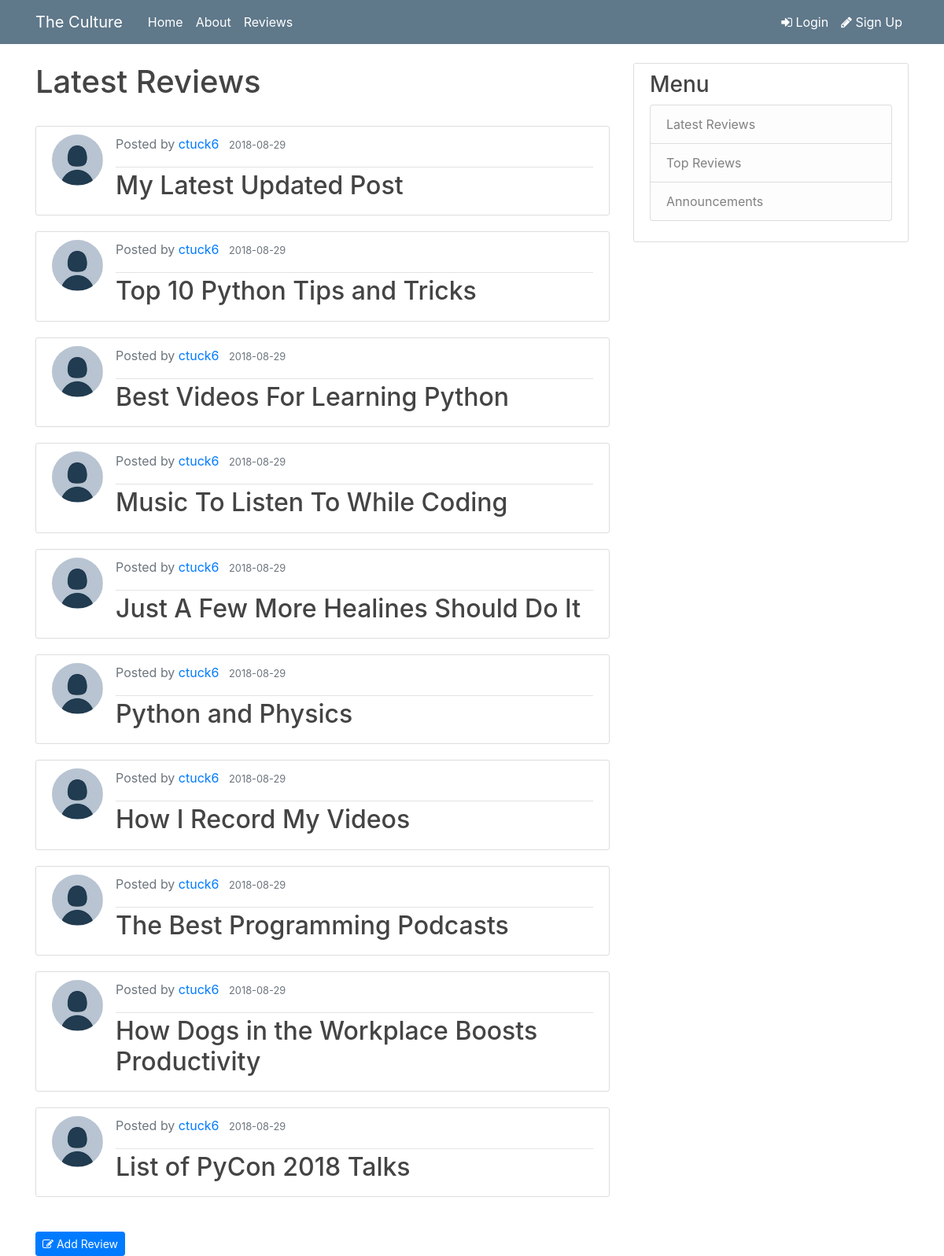
/latest_reviews, run on the app's committed database.
### app/database.py (models this page shows, shortened)
class Review(db.Model):
    id = db.Column(db.Integer, primary_key = True)
    title = db.Column(db.String(100), nullable = False)
    date_posted = db.Column(db.DateTime, nullable = False, default = datetime.utcnow)
    body = db.Column(db.Text, nullable = False)
    userId = db.Column(db.Integer, db.ForeignKey('user.id'), nullable = False)

class User(db.Model, UserMixin):
    id = db.Column(db.Integer, primary_key = True)
    username = db.Column(db.String(20), unique = True, nullable = False)
    email = db.Column(db.String(50), unique = True, nullable = False)
    image_file = db.Column(db.String(20), unique = False, nullable = False, default = "default_" + str(random.randint(1, 5)) + ".jpg")
    password = db.Column(db.String(20), nullable = False)
    reviews = db.relationship("Review", backref = "author", lazy = True)

### app/routes.py (the view)
@app.route("/latest_reviews", methods = ["GET", "POST"])
def latest_reviews():
	reviews = Review.query.order_by(Review.date_posted.desc()).paginate(page = 1, per_page = 10)
	return render_template("latest_reviews.html", reviews = reviews)

### app/templates/latest_reviews.html
{% extends "layout.html" %}
{% block content %}
  <h1>Latest Reviews</h1><br>
	<ul class="list-group">
	  {% for review in reviews.items %}
		<article class="media content-section">
          <img class="rounded-circle article-img" src="{{ url_for('static', filename='profilePics/' + review.author.image_file) }}">
          <div class="media-body">
            <div class="article-metadata">
              <p class="text-muted">Posted by
                <a class="mr-2" href="{{ url_for('user_reviews', username = review.author.username) }}">{{ review.author.username }}</a>
                <small class="text-muted">{{ review.date_posted.strftime('%Y-%m-%d') }}</small>
              </p>
            </div>
            <h2><a class="article-title" href="{{ url_for('review', review_id = review.id) }}">{{ review.title }}</a></h2>
          </div>
        </article>
	  {% endfor %}
	</ul><br>
  <a href="{{ url_for('new_review') }}"><button class="btn btn-primary btn-sm"><span class="fa fa-edit"></span> Add Review</button></a>
{% endblock content %}

### app/templates/layout.html (shortened to what this page needs)
<!DOCTYPE html>
<html>
<head>
	<link rel="stylesheet" href="https://maxcdn.bootstrapcdn.com/bootstrap/4.0.0/css/bootstrap.min.css">
	<link rel="stylesheet" type="text/css" href="{{ url_for('static', filename='main.css') }}">
	<link href="https://maxcdn.bootstrapcdn.com/font-awesome/4.7.0/css/font-awesome.min.css" rel="stylesheet">
</head>
<body>
	<header class="site-header">
	  <nav class="navbar navbar-expand-md navbar-dark bg-steel fixed-top">
	    <div class="container">
	      <a class="navbar-brand mr-4" href="{{ url_for('home') }}">The Culture</a>
	      <div class="collapse navbar-collapse" id="navbarToggle">
	        <div class="navbar-nav mr-auto">
	          <a class="nav-item nav-link" href="{{ url_for('home') }}">Home</a>
	          <a class="nav-item nav-link" href="{{ url_for('about') }}">About</a>
	          <a class="nav-item nav-link" href="{{ url_for('reviews') }}">Reviews</a>
	        </div>
	        <div class="navbar-nav">
	          {% if current_user.is_authenticated %}
	            <li class="dropdown show">
	              <a class="nav-item nav-link dropdown-toggle" href="#" role="button" id="dropdownMenuLink" data-toggle="dropdown" aria-haspopup="true" aria-expanded="false">
	                {{ current_user.username }}
	              </a>
	              <div class="dropdown-menu" aria-labelledby="dropdownMenuLink">
	                <br><center><a href="{{ url_for('account') }}"><span class="fa fa-user"></span> My Account</a><center><br>
	                <center><a href="{{ url_for('logout') }}"><span class="fa fa-sign-out"></span> Logout</a><center><br>
	              </div>
	            </li>
	          {% else %}
	            <a class="nav-item nav-link" href="{{ url_for('login') }}"><span class="fa fa-sign-in"></span> Login</a>
	            <a class="nav-item nav-link" href="{{ url_for('register') }}"><span class="fa fa-pencil"></span> Sign Up</a>
	          {% endif %}
	        </div>
	      </div>
	    </div>
	  </nav>
	</header>
	<main role="main" class="container">
	  <div class="row">
	    <div class="col-md-8">
		  {% block content %}{% endblock content %}
	    </div>
        {% if request.path != url_for('register') and request.path != url_for('login') %}
          <div class="col-md-4">
            <div class="content-section">
              <h3>Menu</h3>
              <ul class="list-group">
                <a class="list-group-item list-group-item-light" href="{{ url_for('latest_reviews') }}">Latest Reviews</a>
                <a class="list-group-item list-group-item-light" href="#">Top Reviews</a>
                <a class="list-group-item list-group-item-light" href="#">Announcements</a>
              </ul>
            </div>
          </div>
        {% endif %}
      </div>
    </main>
</body>
</html>

### app/static/main.css (style rules this page uses)
body { background: #ffffff; color: #333333; margin-top: 5rem; }
h1, h2, h3, h4, h5, h6 { color: #444444; }
.bg-steel { background-color: #5f788a; }
.site-header .navbar-nav .nav-link { color: #FFFFFF; }
.content-section { background: #ffffff; padding: 10px 20px; border: 1px solid #dddddd; border-radius: 3px; margin-bottom: 20px; }
.article-title { color: #444444; }
.article-img { height: 65px; width: 65px; margin-right: 16px; }
.article-metadata { padding-bottom: 1px; margin-bottom: 4px; border-bottom: 1px solid #e3e3e3 }

### data on the page
Review: image_file (picture), author.username "ctuck6", date_posted "2018-08-29", title "My Latest Updated Post"
Review: image_file (picture), author.username "ctuck6", date_posted "2018-08-29", title "Top 10 Python Tips and Tricks"
Review: image_file (picture), author.username "ctuck6", date_posted "2018-08-29", title "Best Videos For Learning Python"
Review: image_file (picture), author.username "ctuck6", date_posted "2018-08-29", title "Music To Listen To While Coding"
Review: image_file (picture), author.username "ctuck6", date_posted "2018-08-29", title "Just A Few More Healines Should Do It"
Review: image_file (picture), author.username "ctuck6", date_posted "2018-08-29", title "Python and Physics"
Review: image_file (picture), author.username "ctuck6", date_posted "2018-08-29", title "How I Record My Videos"
Review: image_file (picture), author.username "ctuck6", date_posted "2018-08-29", title "The Best Programming Podcasts"
Review: image_file (picture), author.username "ctuck6", date_posted "2018-08-29", title "How Dogs in the Workplace Boosts Productivity"
Review: image_file (picture), author.username "ctuck6", date_posted "2018-08-29", title "List of PyCon 2018 Talks"
